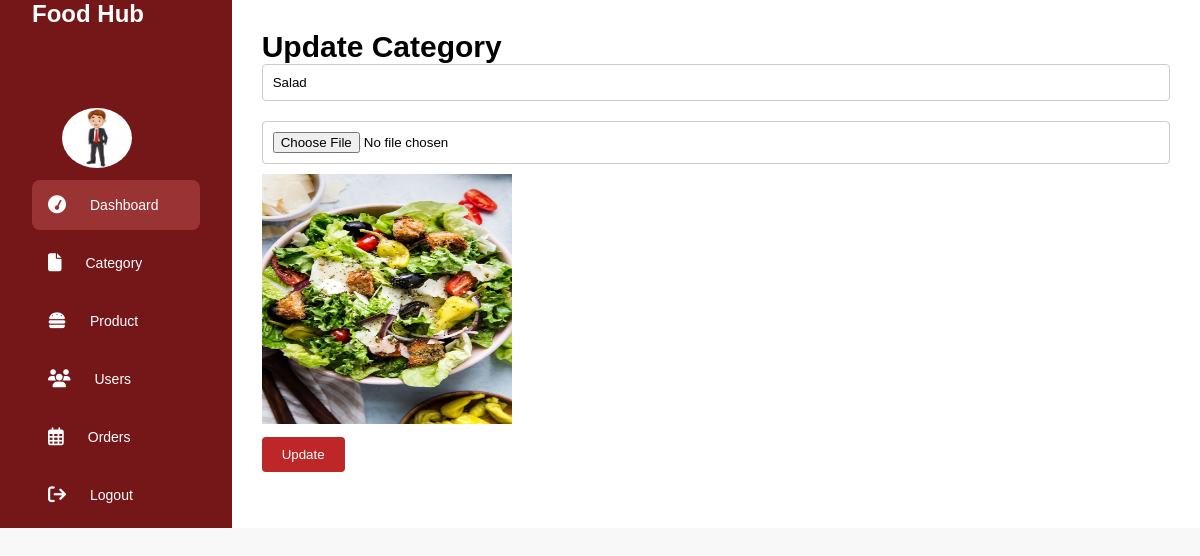
The app's page /admin/add-category.php?id=7 (signed in) with its own data.
### tables this page shows
CREATE TABLE `categories` (
  `id` int(10) UNSIGNED NOT NULL,
  `name` varchar(255) NOT NULL,
  `image` varchar(255) DEFAULT NULL
);

### admin/add-category.php (the view, shortened to what this page needs)
<?php
    include '../connection.php';
    if(isset($_GET['id']) && $_GET['id'] != null ) {
        $category_id = $_GET['id'];
        if($category_id){
            $sql = "SELECT * FROM categories Where id = $category_id";
            $result = mysqli_query($conn, $sql);
            if (mysqli_num_rows($result) > 0) {
                $category = $result->fetch_assoc();
            }
        }
    }
?>
<?php include 'layouts/header.php'?>
    <div class="row">
        <div class="col-md-6">
            <h1><?php if(isset($category)) { echo 'Update'; } else { echo 'Add'; } ?> Category</h1>
            <form method="POST" enctype="multipart/form-data">
                <div class="form-group">
                    <input type="text" class="form-control" name="name" placeholder="Category Name" value="<?php if(isset($category)) echo $category['name']; ?>" required>
                </div>
                <div class="form-group">
                    <input type="file" class="form-control" name="image" placeholder="Category Image">
                    <?php if(isset($category)) { ?>
                        <div>
                            <img src="../uploads/categories/<?php if(isset($category)) echo $category['image']; ?>" alt="" style="width: 250px; height: 250px;">
                        </div>
                    <?php } ?>
                </div>
                <button type="submit" class="btn btn-primary" name="<?php if(isset($category)) { echo 'update'; } else { echo 'submit';} ?>"><?php if(isset($category)) { echo 'Update'; } else { echo 'Add'; } ?></button>
            </form>
        </div>
    </div>
<?php include 'layouts/footer.php'?>

### admin/style1.css (style rules this page uses)
* { margin: 0; padding: 0; border: none; outline: none; box-sizing: border-box; font-family: "Poppins",sans-serif; }
body { display: flex; }
body { font-family: Arial, sans-serif; background-color: #f8f8f8; margin: 0; padding: 0; }
.row { margin-bottom: 20px; }
.col-md-6 { width: 50%; float: left; font-size: 15px; }
.form-group { margin-bottom: 20px; }
input[type="text"], input[type="number"], textarea, select, input[type="file"] { width: 100%; padding: 10px; margin-bottom: 10px; border: 1px solid #ccc; border-radius: 4px; box-sizing: border-box; }
.btn { padding: 10px 20px; border: none; border-radius: 4px; cursor: pointer; }
.btn-primary { background-color: #bd2727; color: white; }
body { font-family: Arial, sans-serif; margin: 0; padding: 0; }
.row { display: flex; flex-wrap: wrap; margin-bottom: 20px; }
.col-md-6, .col-md-12 { flex: 1; padding: 10px; font-size: 15px; }
.form-group { margin-bottom: 10px; }
.form-control { width: 100%; padding: 10px; border: 1px solid #ccc; border-radius: 4px; }

### records on screen
categories: name "Salad", image (picture)
